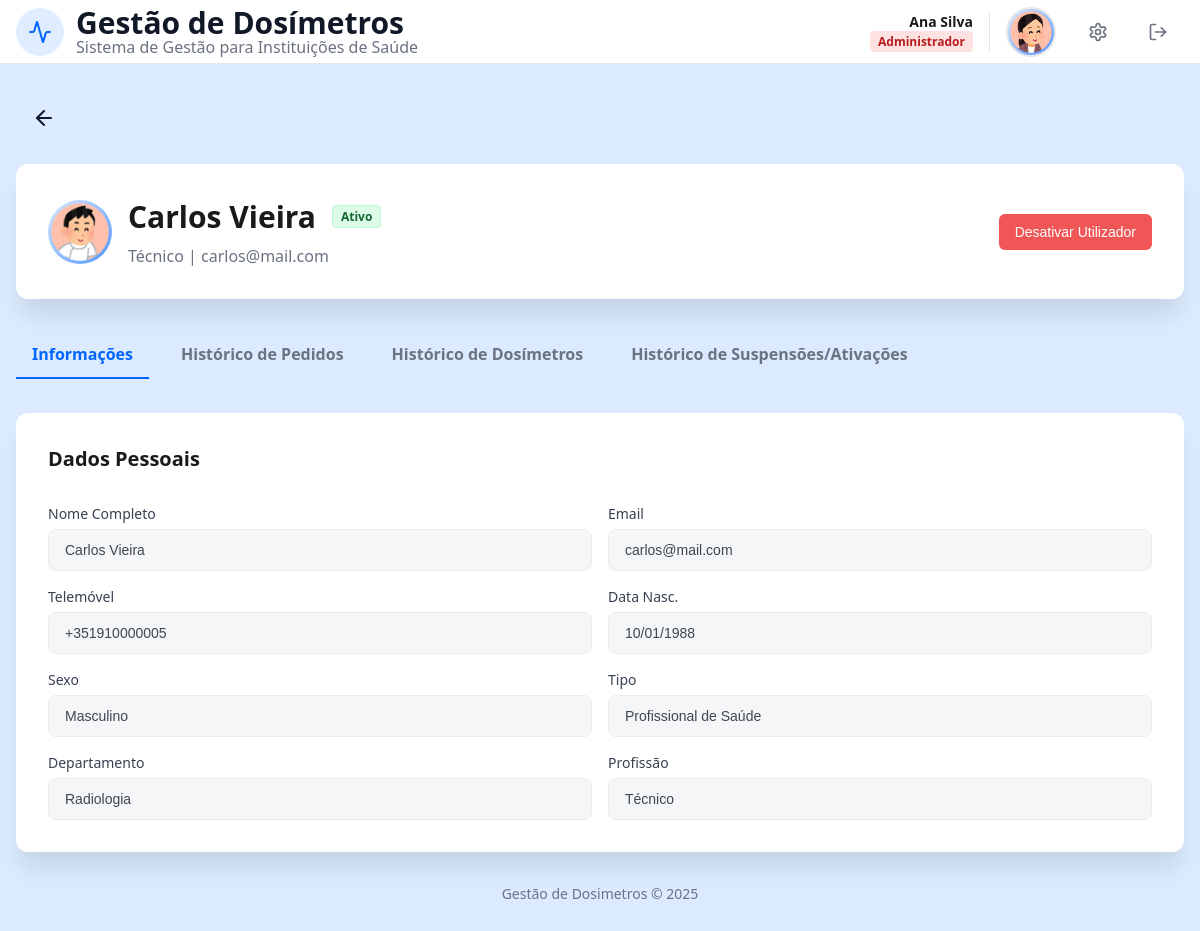
The app's page /user_details.php?idU=3 (signed in) with its own data.
### tables this page shows
CREATE TABLE User (
    idU INTEGER PRIMARY KEY AUTOINCREMENT,
    name TEXT NOT NULL,
    surname TEXT NOT NULL, 
    birthDate DATE NOT NULL,
    sex TEXT CHECK(sex IN ('Female', 'Male', 'Other')) NOT NULL,
    email TEXT UNIQUE NOT NULL, 
    password TEXT NOT NULL,
    phoneN TEXT CHECK(phoneN GLOB '+[0-9][0-9][0-9]*'),
    userType TEXT CHECK(userType IN ('Administrador', 'Físico Médico', 'Profissional de Saúde')) NOT NULL,
    userStatus BOOLEAN DEFAULT 1,
    profilePic TEXT DEFAULT 'foto/12225881.png'
);

### database/user_details_db.php (called while the page is built, shortened)
<?php
function getUserFullDetails($db, $idU) {
    $stmt = $db->prepare("SELECT * FROM User WHERE idU = ?");
    $stmt->execute([$idU]);
    $user = $stmt->fetch();
    $extra = [];
    if ($user['userType'] === 'Profissional de Saúde') {
        $s = $db->prepare("SELECT profession, department FROM HealthProfessional WHERE idU = ?");
        $s->execute([$idU]);
        $extra = $s->fetch();
    } elseif ($user['userType'] === 'Físico Médico') {
        $extra = ['profession' => 'Físico Médico', 'department' => 'Física Médica'];
    }
    return array_merge($user, $extra ? $extra : []);
}
?>

### templates/user_details_view.php (the view, shortened to what this page needs)
<?php
function renderUserHeaderCard($user) {
    $isActive = $user['userStatus'] == 1;
    $prof = isset($user['profession']) ? $user['profession'] : $user['userType'];
    ?>
    <div class="card mb2">
        <div class="header-flex">
            <div class="foto-circle-large">
                <img src="<?php echo htmlspecialchars($user['profilePic']); ?>" alt="Foto">
            </div>
            <div class="user-details-info">
                <div class="user-title-row">
                    <h2 class="titulo"><?php echo htmlspecialchars($user['name'].' '.$user['surname']); ?></h2>
                    <span class="role-badge <?php echo $isActive?'alert-success':'alert-error'; ?>">
                        <?php echo $isActive?'Ativo':'Inativo'; ?>
                    </span>
                </div>
                <p class="subtitulo"><?php echo htmlspecialchars($prof); ?> | <?php echo htmlspecialchars($user['email']); ?></p>
            </div>
            <form action="processa_admin.php" method="POST">
                <?php if($isActive): ?>
                    <button type="submit" class="btn btn-no">Desativar Utilizador</button>
                <?php else: ?>
                    <button type="submit" class="btn btn-save-profile">Ativar Utilizador</button>
                <?php endif; ?>
            </form>
        </div>
    </div>
    <?php
}
function renderUserTabs($idU, $currentTab) {
    ?>
    <div class="admin-tabs mb2">
        <a href="user_details.php?idU=<?php echo $idU; ?>&subtab=info" class="tab-link <?php echo $currentTab == 'info' ? 'active' : ''; ?>">Informações</a>
        <a href="user_details.php?idU=<?php echo $idU; ?>&subtab=pedidos" class="tab-link <?php echo $currentTab == 'pedidos' ? 'active' : ''; ?>">Histórico de Pedidos</a>
        <a href="user_details.php?idU=<?php echo $idU; ?>&subtab=dosimetros" class="tab-link <?php echo $currentTab == 'dosimetros' ? 'active' : ''; ?>">Histórico de Dosímetros</a>
        <a href="user_details.php?idU=<?php echo $idU; ?>&subtab=suspensoes" class="tab-link <?php echo $currentTab == 'suspensoes' ? 'active' : ''; ?>">Histórico de Suspensões/Ativações</a>
    </div>
    <?php
}
function renderUserInfoTab($user) {
    $traducao = [
        'Female' => 'Feminino',
        'Male'   => 'Masculino',
        'Other'  => 'Outro'
    ];
    $sexoPT = isset($traducao[$user['sex']]) ? $traducao[$user['sex']] : $user['sex'];
    ?>
    <h3 class="titulo-separador mb1">Dados Pessoais</h3>
    <div class="profile-form-grid">
        <div><label class="profile-label">Nome Completo</label><input disabled value="<?php echo htmlspecialchars($user['name'].' '.$user['surname']); ?>" class="profile-input"></div>
        <div><label class="profile-label">Email</label><input disabled value="<?php echo htmlspecialchars($user['email']); ?>" class="profile-input"></div>
        <div><label class="profile-label">Telemóvel</label><input disabled value="<?php echo htmlspecialchars($user['phoneN']); ?>" class="profile-input"></div>
        <div><label class="profile-label">Data Nasc.</label><input disabled value="<?php echo date('d/m/Y', strtotime($user['birthDate'])); ?>" class="profile-input"></div>
        <div><label class="profile-label">Sexo</label><input disabled value="<?php echo htmlspecialchars($sexoPT); ?>" class="profile-input"></div>
        <div><label class="profile-label">Tipo</label><input disabled value="<?php echo htmlspecialchars($user['userType']); ?>" class="profile-input"></div>
        <?php if(isset($user['department'])): ?>
            <div><label class="profile-label">Departamento</label><input disabled value="<?php echo htmlspecialchars($user['department']); ?>" class="profile-input"></div>
        <?php endif; ?>
        <?php if(isset($user['profession'])): ?>
            <div><label class="profile-label">Profissão</label><input disabled value="<?php echo htmlspecialchars($user['profession']); ?>" class="profile-input"></div>
        <?php endif; ?>
    </div>
    <?php
}
    ?>

### css/style.css (style rules this page uses)
:root { font-size: 16px; --primary: #0066ff; --primary-light: #4d94ff; --primary-dark: #0052cc; --white: #ffffff; --foreground: #1a1a1a; --border: #e5e7eb; --input-bg: #f9fafb; --muted: #6b7280; --background: #dbeafe; --background2: #b2cdf0; --bg-body: #f3f4f6; --text-main: #111827; --green:#166534; --green2: #15803d; --green3:#16a34a; --green-light: #dcfce7; --green-light2:#bbf7d0; --red:#991b1b; --red2: #ef4444e6; --red-light: #fee2e2; --red-light2:#fecaca; --badge-blue:#1d4ed8; --badge-purple: #7e22ce; --badge-purple-background:#f3e8ff; --badge-red: #b91c1c; --dosimetro1: #fff7ed; --borda1:#d97706; --dosimetro2:#f0fdf4; --cinza: #374151; --badge-yellow:#854d0e; --badge-yellow-background:#fef9c3; }
* { margin: 0;padding: 0;box-sizing: border-box; }
html, body { height: 100%; font-family: "Segoe UI", "Helvetica Neue", Arial, sans-serif; background: var(--background);color: var(--foreground); }
:where(p, h1, h2, button) { overflow-wrap: anywhere; word-break: break-word; }
a { text-decoration: none; }
.header-container, .profile-header-flex, .header-flex { display: flex; align-items: center; justify-content: space-between; }
.header-flex { padding: 0; gap: 1rem; flex-wrap: wrap; }
.titulo, .card1-title { font-size: 1.875rem; font-weight: bold; }
.titulo { color: var(--foreground); }
.subtitulo { font-size: 1rem; color: var(--muted); }
.titulo-separador { font-size:1.25rem; font-weight:600; }
.user-details-info { flex: 1; }
.mb2 { margin-bottom: 2rem; }
.mb1 { margin-bottom: 1rem; }
input[type="text"], input[type="email"], input[type="password"], input[type="tel"], input[type="date"], input[type="file"], select, textarea, .profile-input { width: 100%; padding: 0.75rem 1rem; border: 1px solid var(--border); border-radius: 0.5rem; font-size: 14px; background: var(--input-bg); transition: all 0.2s; }
.profile-input:disabled { cursor: not-allowed; opacity: 0.8; background-color: var(--bg-body); color: var(--text-main); }
label, .profile-label { font-size: 14px; font-weight: 500; color: var(--foreground); }
.profile-label { display: block; margin-bottom: 0.375rem; color: var(--cinza); }
.profile-form-grid, .hp-fields-grid { display: grid; grid-template-columns: 1fr; gap: 1rem; }
.btn { display: inline-flex; align-items: center; justify-content: center; padding: 10px 16px; font-size: 14px; font-weight: 500; border: none; border-radius: 6px; cursor: pointer; transition: all 0.2s ease; text-decoration: none; gap: 6px; }
.btn-no { background-color: var(--red2); color: var(--white); }
.card, .card1, .modal-box { background-color: var(--white); border-radius: 0.75rem; display: flex; flex-direction: column; }
.card { box-shadow: 0 20px 25px -5px rgba(0, 0, 0, 0.1); padding: 2rem; gap: 1rem; }
.role-badge, .etiqueta { font-size: 0.75rem; padding: 2px 8px; border-radius: 4px; font-weight: 600; display: inline-block; }
.badge-green, .alert-success { background-color: var(--green-light); color: var(--green); }
.alert-success { border: 1px solid var(--green-light2); }
.profile-pic, .foto-circle-large { background: linear-gradient(135deg, var(--background), var(--primary-light)); object-fit: cover; border-radius: 50%; }
.foto-circle-large { width: 4rem; height: 4rem; display: flex; align-items: center; justify-content: center; color: var(--white); font-weight: 700; font-size: 1.25rem; overflow: hidden; flex-shrink: 0; }
.foto-circle-large img { width: 100%; height: 100%; object-fit: cover; }
.user-title-row { display: flex; align-items: center; gap: 1rem; margin-bottom: 0.5rem; }
.admin-tabs { display: flex; gap: 1rem; margin-bottom: 2rem; overflow-x: auto; padding-bottom: 2px; }
.tab-link { padding: 0.75rem 1rem; color: var(--muted); text-decoration: none; font-size: 1rem; font-weight: 600; border-bottom: 2px solid transparent; transition: all 0.2s; white-space: nowrap; }
.tab-link.active { color: var(--primary); border-bottom-color: var(--primary); }

### css/responsive.css (style rules this page uses)
@media (min-width: 769px) { .profile-form-grid { grid-template-columns: 1fr 1fr; } }

### records on screen
user: profilePic (picture), name+surname "Carlos Vieira", email "carlos@mail.com", phoneN "+351910000005", birthDate "10/01/1988", sex "Masculino", userType "Profissional de Saúde"

### other values on screen
$userName . ' ' . $userSurname "Ana Silva"
$roleLabel "Administrador"
$prof "Técnico"
